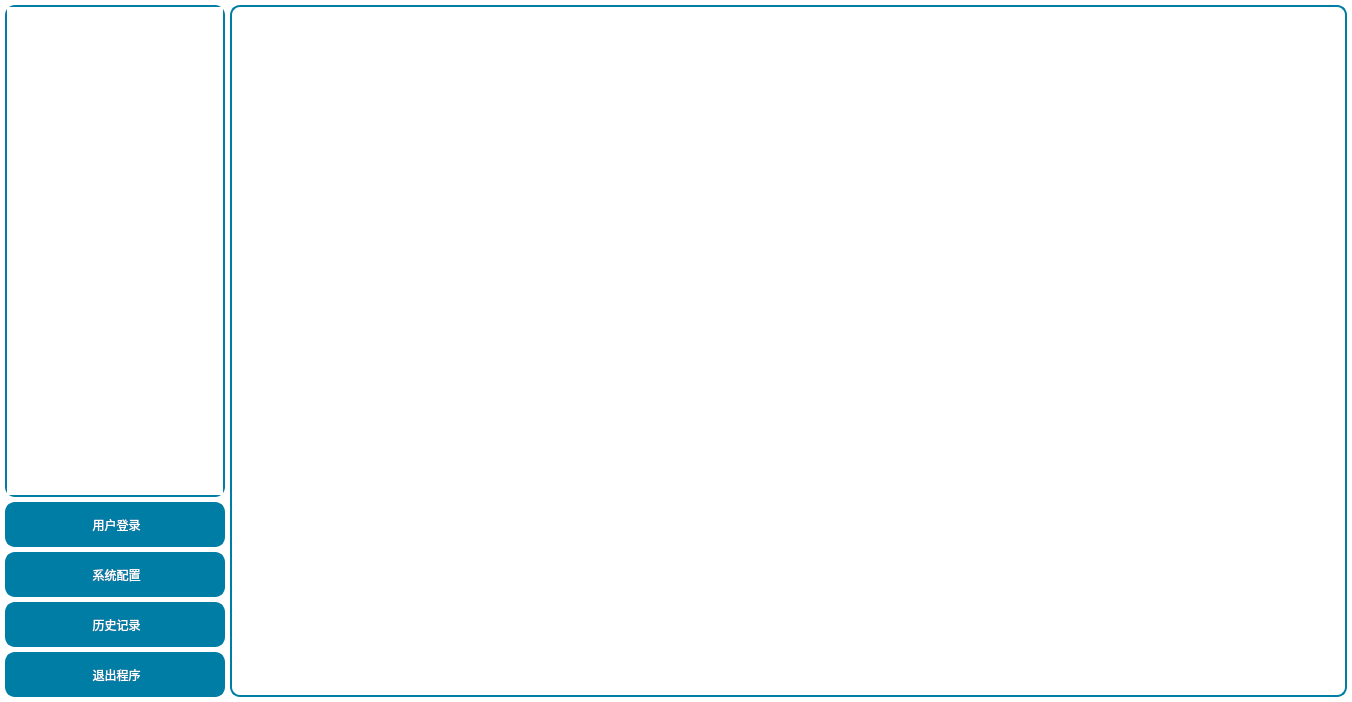
<?xml version="1.0" encoding="UTF-8"?>
<ui version="4.0">
 <class>ViewWidget</class>
 <widget class="QWidget" name="ViewWidget">
  <property name="enabled">
   <bool>true</bool>
  </property>
  <property name="geometry">
   <rect>
    <x>0</x>
    <y>0</y>
    <width>1352</width>
    <height>702</height>
   </rect>
  </property>
  <property name="windowTitle">
   <string>Form</string>
  </property>
  <property name="styleSheet">
   <string notr="true">QWidget#ViewWidget{
background-color: rgb(255, 255, 255);
}

QToolButton{
font: 20pt &quot;微软雅黑&quot;;
color: rgb(255, 255, 255);
border:2px solid  rgb(0, 125, 165);
border-radius:10px;
background-color: rgb(0, 125, 165);
}
QToolButton:disabled{
font: 20pt &quot;微软雅黑&quot;;
color: rgb(255, 255, 255);
border-color: rgb(180, 180, 180);
background-color: rgb(180, 180, 180);
}

QTabWidget::pane { /* The tab widget frame */
border-top: 2px solid  rgb(64, 87, 97);
border: 2px solid  rgb(64, 87, 97);
background-color: rgb(255, 255, 255);
}

QTabWidget::tab-bar {
left: 10px; /* move to the right by 5px */
}

QTabBar::tab {
font: 18pt &quot;微软雅黑&quot;;
border:2px solid rgb(64, 87, 97);
border-bottom-color: #C2C7CB; /* same as the pane color */
border-top-left-radius: 5px;
border-top-right-radius: 5px;
width: 390px;
height: 30px;
padding: 2px;
}

QTabBar::tab:selected {
color: rgb(255, 255, 255);
background-color:rgb(64, 87, 97);
}

QTabBar::tab:selected {
border-color: #9B9B9B;
border-bottom-color: #C2C7CB; /* same as pane color */
}
QTabBar::tab:!selected {
margin-top: 2px; /* make non-selected tabs look smaller */
background-color: rgb(255, 255, 255);
}
Line{
border:1px solid  rgb(0, 125, 165);
}








</string>
  </property>
  <layout class="QHBoxLayout" name="horizontalLayout">
   <property name="spacing">
    <number>5</number>
   </property>
   <property name="leftMargin">
    <number>5</number>
   </property>
   <property name="topMargin">
    <number>5</number>
   </property>
   <property name="rightMargin">
    <number>5</number>
   </property>
   <property name="bottomMargin">
    <number>5</number>
   </property>
   <item>
    <layout class="QVBoxLayout" name="verticalLayout">
     <property name="spacing">
      <number>5</number>
     </property>
     <item>
      <widget class="QTreeWidget" name="treeWidget">
       <property name="sizePolicy">
        <sizepolicy hsizetype="Fixed" vsizetype="Expanding">
         <horstretch>0</horstretch>
         <verstretch>0</verstretch>
        </sizepolicy>
       </property>
       <property name="minimumSize">
        <size>
         <width>220</width>
         <height>380</height>
        </size>
       </property>
       <property name="maximumSize">
        <size>
         <width>220</width>
         <height>16777215</height>
        </size>
       </property>
       <property name="focusPolicy">
        <enum>Qt::NoFocus</enum>
       </property>
       <property name="styleSheet">
        <string notr="true">QTreeWidget{
font: 14pt &quot;微软雅黑&quot;;
border:2px solid rgb(0,125,165);
border-radius:10px;
}
QScrollBar:vertical{
width:20px;
background:rgba(0,0,0,0%);
margin:0px,0px,0px,0px;
padding-top:25px;   
padding-bottom:25px;    
}
QScrollBar::handle:vertical{
width:10px;
background:rgba(0,0,0,25%);
background:rgb(0,125,165);
border-radius:5px;
min-height:20px;
}
QScrollBar::handle:vertical:hover{
width:10px;
background:rgba(0,125,165,80%);
border-radius:5px;
min-height:20;
}

QScrollBar:horizontal {
height:20px;
background:rgba(0,0,0,0%);
margin:0px,0px,0px,0px;
padding-left:25px;   
padding-right:25px; 
}
QScrollBar::handle:horizontal{
height:10px;
background:rgb(0,125,165);
border-radius:5px;
min-width:20px;
}
QScrollBar::handle:horizontal:hover{
height:10px;
background:rgba(0,125,165,80%);
border-radius:5px;
min-width:20;
}

QTreeView::item:hover {
outline:0px;
color: rgb(255, 255, 255);
background:rgba(0,125,165,80%);
border: 1px solid rgba(0,125,165,80%);
border-radius:5px;
}
QTreeView::item:selected {
outline:0px;
color: rgb(255, 255, 255);
background:rgb(0,125,165);
border: 1px solid rgb(0,125,165);
border-radius:5px;
}
</string>
       </property>
       <property name="verticalScrollBarPolicy">
        <enum>Qt::ScrollBarAsNeeded</enum>
       </property>
       <property name="horizontalScrollBarPolicy">
        <enum>Qt::ScrollBarAsNeeded</enum>
       </property>
       <attribute name="headerVisible">
        <bool>false</bool>
       </attribute>
       <column>
        <property name="text">
         <string/>
        </property>
        <property name="textAlignment">
         <set>AlignCenter</set>
        </property>
       </column>
      </widget>
     </item>
     <item>
      <widget class="QToolButton" name="tBtnUserLogin">
       <property name="minimumSize">
        <size>
         <width>220</width>
         <height>45</height>
        </size>
       </property>
       <property name="maximumSize">
        <size>
         <width>220</width>
         <height>45</height>
        </size>
       </property>
       <property name="text">
        <string> 用户登录</string>
       </property>
       <property name="icon">
        <iconset resource="../image.qrc">
         <normaloff>:/Image/login.png</normaloff>:/Image/login.png</iconset>
       </property>
       <property name="iconSize">
        <size>
         <width>60</width>
         <height>60</height>
        </size>
       </property>
       <property name="toolButtonStyle">
        <enum>Qt::ToolButtonTextBesideIcon</enum>
       </property>
      </widget>
     </item>
     <item>
      <widget class="QToolButton" name="tBtnSysConf">
       <property name="enabled">
        <bool>true</bool>
       </property>
       <property name="minimumSize">
        <size>
         <width>220</width>
         <height>45</height>
        </size>
       </property>
       <property name="maximumSize">
        <size>
         <width>220</width>
         <height>45</height>
        </size>
       </property>
       <property name="text">
        <string> 系统配置</string>
       </property>
       <property name="icon">
        <iconset resource="../image.qrc">
         <normaloff>:/Image/tools.png</normaloff>:/Image/tools.png</iconset>
       </property>
       <property name="iconSize">
        <size>
         <width>60</width>
         <height>60</height>
        </size>
       </property>
       <property name="toolButtonStyle">
        <enum>Qt::ToolButtonTextBesideIcon</enum>
       </property>
      </widget>
     </item>
     <item>
      <widget class="QToolButton" name="tBtnRecord">
       <property name="enabled">
        <bool>true</bool>
       </property>
       <property name="minimumSize">
        <size>
         <width>220</width>
         <height>45</height>
        </size>
       </property>
       <property name="maximumSize">
        <size>
         <width>220</width>
         <height>45</height>
        </size>
       </property>
       <property name="text">
        <string> 历史记录</string>
       </property>
       <property name="icon">
        <iconset resource="../image.qrc">
         <normaloff>:/Image/dataSearch.png</normaloff>:/Image/dataSearch.png</iconset>
       </property>
       <property name="iconSize">
        <size>
         <width>60</width>
         <height>60</height>
        </size>
       </property>
       <property name="toolButtonStyle">
        <enum>Qt::ToolButtonTextBesideIcon</enum>
       </property>
      </widget>
     </item>
     <item>
      <widget class="QToolButton" name="tBtnQuitApp">
       <property name="minimumSize">
        <size>
         <width>220</width>
         <height>45</height>
        </size>
       </property>
       <property name="maximumSize">
        <size>
         <width>220</width>
         <height>45</height>
        </size>
       </property>
       <property name="text">
        <string> 退出程序</string>
       </property>
       <property name="icon">
        <iconset resource="../image.qrc">
         <normaloff>:/Image/quit.png</normaloff>:/Image/quit.png</iconset>
       </property>
       <property name="iconSize">
        <size>
         <width>60</width>
         <height>60</height>
        </size>
       </property>
       <property name="toolButtonStyle">
        <enum>Qt::ToolButtonTextBesideIcon</enum>
       </property>
      </widget>
     </item>
    </layout>
   </item>
   <item>
    <widget class="QStackedWidget" name="stackedWidgetBuild">
     <property name="minimumSize">
      <size>
       <width>1115</width>
       <height>690</height>
      </size>
     </property>
     <property name="styleSheet">
      <string notr="true">QStackedWidget{
font: 20pt &quot;楷体&quot;;
border:2px solid rgb(0,125,165);
border-radius:10px;
}</string>
     </property>
    </widget>
   </item>
  </layout>
 </widget>
 <resources>
  <include location="../image.qrc"/>
 </resources>
 <connections/>
</ui>
